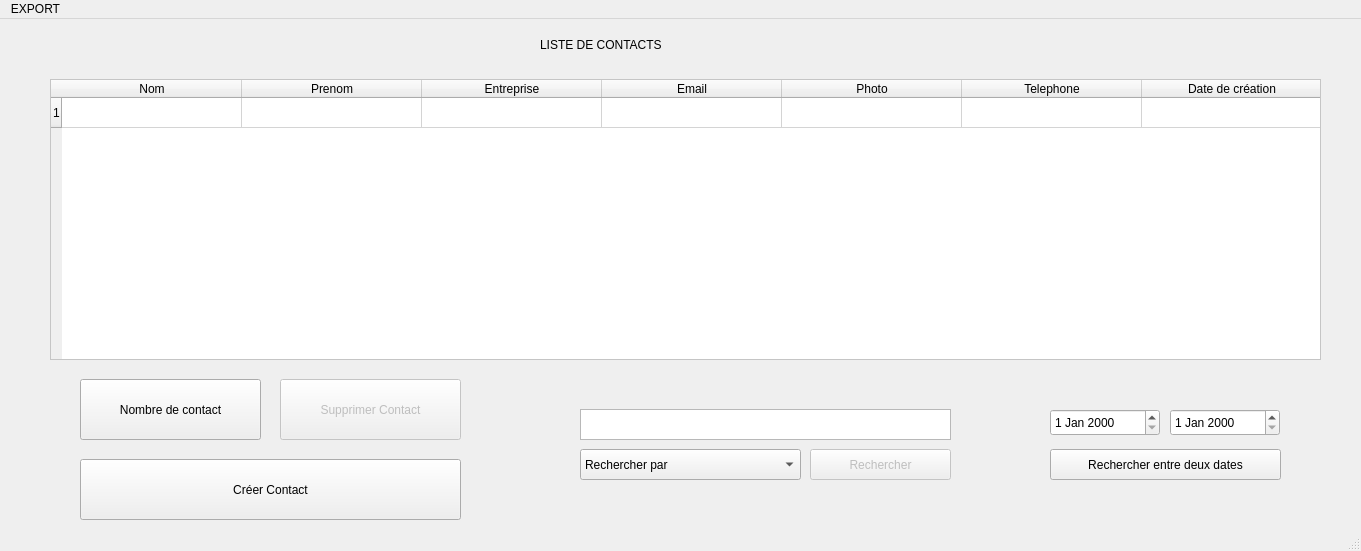
<?xml version="1.0" encoding="UTF-8"?>
<ui version="4.0">
 <class>MainWindow</class>
 <widget class="QMainWindow" name="MainWindow">
  <property name="enabled">
   <bool>true</bool>
  </property>
  <property name="geometry">
   <rect>
    <x>0</x>
    <y>0</y>
    <width>1361</width>
    <height>551</height>
   </rect>
  </property>
  <property name="windowTitle">
   <string>MainWindow</string>
  </property>
  <property name="styleSheet">
   <string notr="true"/>
  </property>
  <widget class="QWidget" name="centralwidget">
   <widget class="QPushButton" name="BoutonCreerContact">
    <property name="geometry">
     <rect>
      <x>80</x>
      <y>440</y>
      <width>381</width>
      <height>61</height>
     </rect>
    </property>
    <property name="text">
     <string>Créer Contact</string>
    </property>
   </widget>
   <widget class="QTableWidget" name="tableWidget">
    <property name="enabled">
     <bool>true</bool>
    </property>
    <property name="geometry">
     <rect>
      <x>50</x>
      <y>60</y>
      <width>1271</width>
      <height>281</height>
     </rect>
    </property>
    <property name="sizePolicy">
     <sizepolicy hsizetype="Expanding" vsizetype="Expanding">
      <horstretch>0</horstretch>
      <verstretch>0</verstretch>
     </sizepolicy>
    </property>
    <property name="mouseTracking">
     <bool>false</bool>
    </property>
    <property name="styleSheet">
     <string notr="true">QTableWidget{
background-color: #FFFFFF;
alternate-background-color: #BEEAFD;
selection-background-color:#1F567C;
}</string>
    </property>
    <property name="horizontalScrollBarPolicy">
     <enum>Qt::ScrollBarAlwaysOff</enum>
    </property>
    <property name="sizeAdjustPolicy">
     <enum>QAbstractScrollArea::AdjustIgnored</enum>
    </property>
    <property name="editTriggers">
     <set>QAbstractItemView::NoEditTriggers</set>
    </property>
    <property name="alternatingRowColors">
     <bool>true</bool>
    </property>
    <property name="selectionBehavior">
     <enum>QAbstractItemView::SelectRows</enum>
    </property>
    <property name="sortingEnabled">
     <bool>true</bool>
    </property>
    <property name="cornerButtonEnabled">
     <bool>true</bool>
    </property>
    <attribute name="horizontalHeaderCascadingSectionResizes">
     <bool>true</bool>
    </attribute>
    <attribute name="horizontalHeaderMinimumSectionSize">
     <number>25</number>
    </attribute>
    <attribute name="horizontalHeaderDefaultSectionSize">
     <number>180</number>
    </attribute>
    <attribute name="horizontalHeaderShowSortIndicator" stdset="0">
     <bool>false</bool>
    </attribute>
    <attribute name="verticalHeaderCascadingSectionResizes">
     <bool>false</bool>
    </attribute>
    <attribute name="verticalHeaderHighlightSections">
     <bool>true</bool>
    </attribute>
    <row>
     <property name="text">
      <string>1</string>
     </property>
    </row>
    <column>
     <property name="text">
      <string>Nom</string>
     </property>
    </column>
    <column>
     <property name="text">
      <string>Prenom</string>
     </property>
    </column>
    <column>
     <property name="text">
      <string>Entreprise</string>
     </property>
    </column>
    <column>
     <property name="text">
      <string>Email</string>
     </property>
    </column>
    <column>
     <property name="text">
      <string>Photo</string>
     </property>
    </column>
    <column>
     <property name="text">
      <string>Telephone</string>
     </property>
    </column>
    <column>
     <property name="text">
      <string>Date de création</string>
     </property>
    </column>
   </widget>
   <widget class="QPushButton" name="BoutonSupprimerContact">
    <property name="enabled">
     <bool>false</bool>
    </property>
    <property name="geometry">
     <rect>
      <x>280</x>
      <y>360</y>
      <width>181</width>
      <height>61</height>
     </rect>
    </property>
    <property name="text">
     <string>Supprimer Contact</string>
    </property>
   </widget>
   <widget class="QComboBox" name="CritereRecherche">
    <property name="geometry">
     <rect>
      <x>580</x>
      <y>430</y>
      <width>221</width>
      <height>31</height>
     </rect>
    </property>
    <item>
     <property name="text">
      <string>Rechercher par</string>
     </property>
    </item>
    <item>
     <property name="text">
      <string>Nom</string>
     </property>
    </item>
    <item>
     <property name="text">
      <string>Entreprise</string>
     </property>
    </item>
    <item>
     <property name="text">
      <string>Telephone</string>
     </property>
    </item>
   </widget>
   <widget class="QPushButton" name="BoutonRechercher">
    <property name="enabled">
     <bool>false</bool>
    </property>
    <property name="geometry">
     <rect>
      <x>810</x>
      <y>430</y>
      <width>141</width>
      <height>31</height>
     </rect>
    </property>
    <property name="text">
     <string>Rechercher</string>
    </property>
   </widget>
   <widget class="QPlainTextEdit" name="ValeurRecherche">
    <property name="geometry">
     <rect>
      <x>580</x>
      <y>390</y>
      <width>371</width>
      <height>31</height>
     </rect>
    </property>
   </widget>
   <widget class="QLabel" name="label">
    <property name="geometry">
     <rect>
      <x>540</x>
      <y>0</y>
      <width>331</width>
      <height>51</height>
     </rect>
    </property>
    <property name="styleSheet">
     <string notr="true">font: 800 24pt &quot;Cantarell&quot;;</string>
    </property>
    <property name="text">
     <string>LISTE DE CONTACTS</string>
    </property>
   </widget>
   <widget class="QPushButton" name="BoutonRechercheDates">
    <property name="geometry">
     <rect>
      <x>1050</x>
      <y>430</y>
      <width>231</width>
      <height>31</height>
     </rect>
    </property>
    <property name="text">
     <string>Rechercher entre deux dates</string>
    </property>
   </widget>
   <widget class="QDateEdit" name="DateFin">
    <property name="geometry">
     <rect>
      <x>1170</x>
      <y>390</y>
      <width>110</width>
      <height>27</height>
     </rect>
    </property>
   </widget>
   <widget class="QDateEdit" name="DateDebut">
    <property name="geometry">
     <rect>
      <x>1050</x>
      <y>390</y>
      <width>110</width>
      <height>27</height>
     </rect>
    </property>
   </widget>
   <widget class="QPushButton" name="BoutonNombreContact">
    <property name="geometry">
     <rect>
      <x>80</x>
      <y>360</y>
      <width>181</width>
      <height>61</height>
     </rect>
    </property>
    <property name="text">
     <string>Nombre de contact</string>
    </property>
   </widget>
  </widget>
  <widget class="QMenuBar" name="menubar">
   <property name="geometry">
    <rect>
     <x>0</x>
     <y>0</y>
     <width>1361</width>
     <height>23</height>
    </rect>
   </property>
   <widget class="QMenu" name="menuEXPORT">
    <property name="title">
     <string>EXPORT</string>
    </property>
    <addaction name="actionExport_JSON"/>
   </widget>
   <addaction name="menuEXPORT"/>
  </widget>
  <widget class="QStatusBar" name="statusbar"/>
  <action name="actionExport_JSON">
   <property name="text">
    <string>Export JSON</string>
   </property>
  </action>
  <action name="actionNombre_de_contacts">
   <property name="text">
    <string>Nombre de contacts</string>
   </property>
  </action>
  <action name="actionContact">
   <property name="text">
    <string>Contact</string>
   </property>
  </action>
  <action name="actionInteraction">
   <property name="text">
    <string>Interaction</string>
   </property>
  </action>
  <action name="actionRechercher_entre_deux_dates">
   <property name="text">
    <string>Rechercher entre deux dates</string>
   </property>
  </action>
  <action name="actionNombre_de_contact">
   <property name="text">
    <string>Nombre de contact</string>
   </property>
  </action>
 </widget>
 <resources/>
 <connections/>
</ui>
